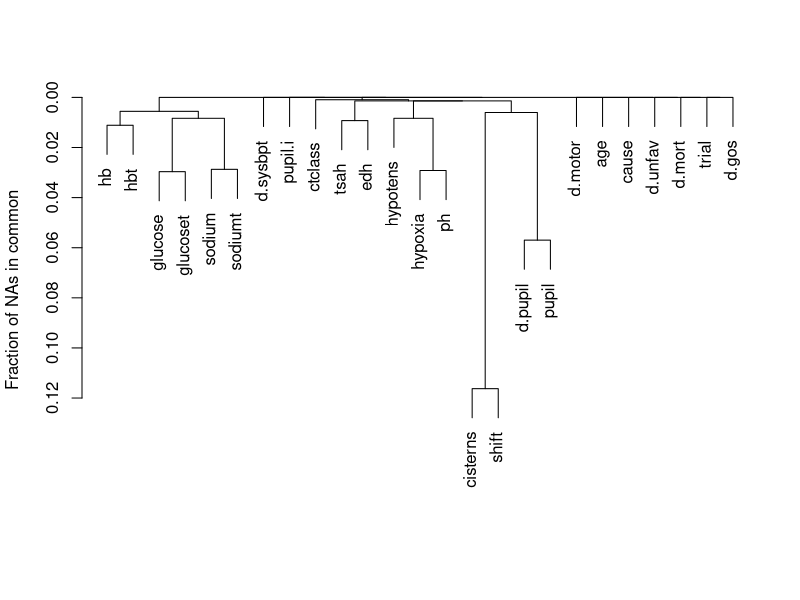
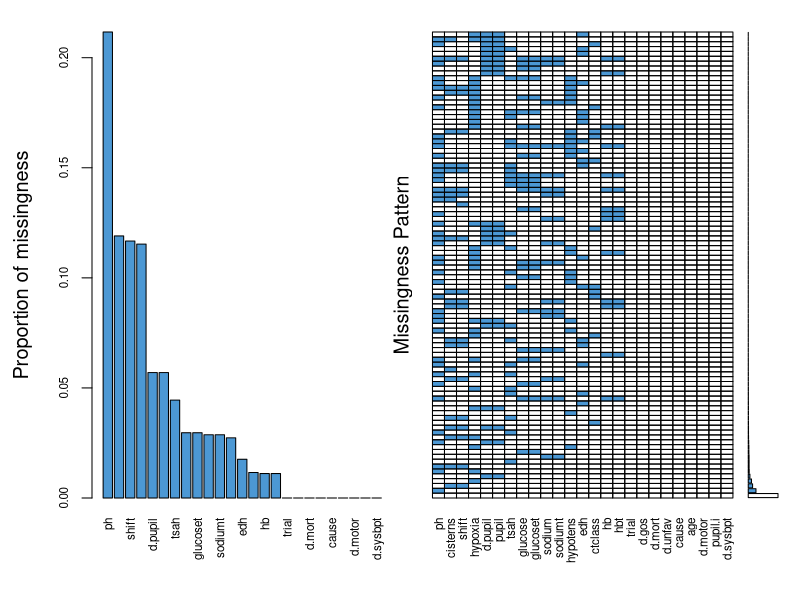
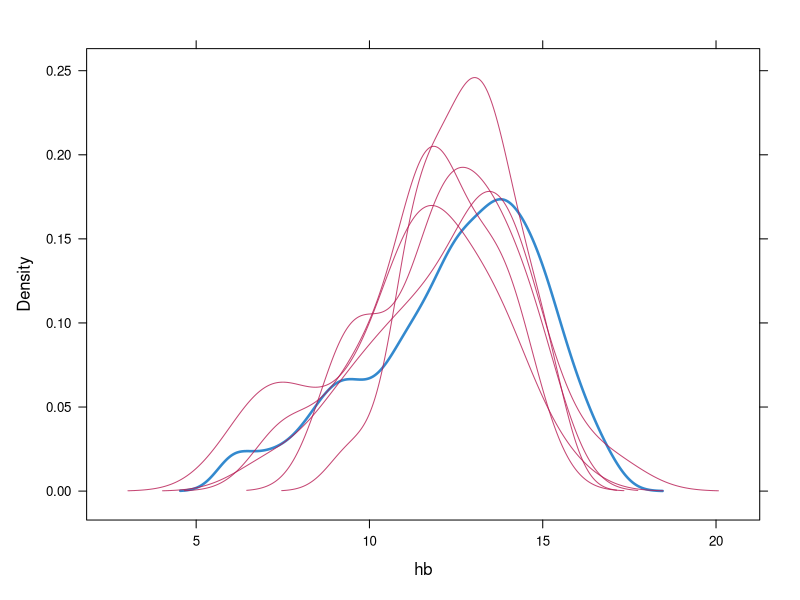
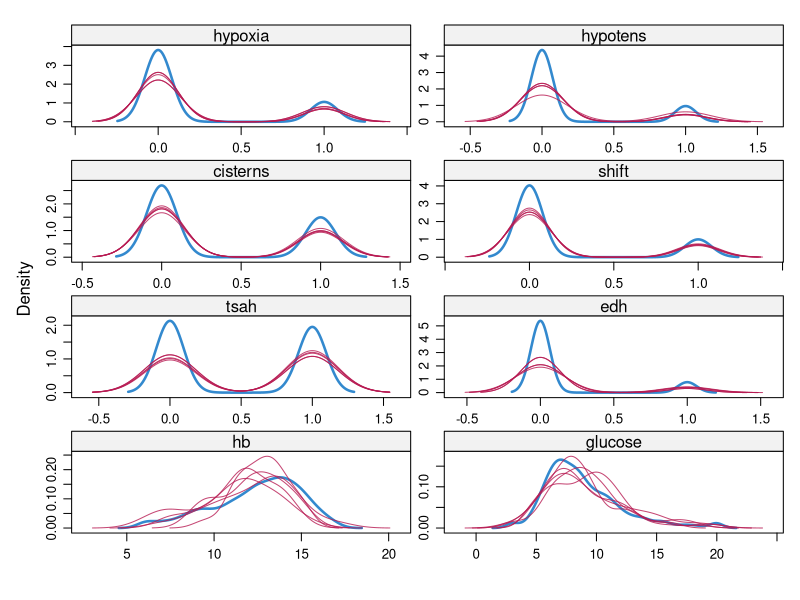

These figures' R source, in order: (Note: this script raises an error after producing the figures.)
#################################################################
## Example taken from http://www.clinicalpredictionmodels.org/ ##
#################################################################

library(rms)
library(Hmisc)
library(mice)
library(foreign)
library(VIM)


setwd("C:/Users/Baldi/didattica Padova/Master ML/slides/data")
TBI <- read.spss('TBI.sav',use.value.labels=F,to.data.frame=T)
describe(TBI)
TBI$pupil	<- ifelse(TBI$d.pupil==9,NA,TBI$d.pupil)

## Missing value analysis
par(mfrow=c(1,1))

na.patterns <- naclus(TBI)
plot(na.patterns, ylab="Fraction of NAs in common")

aggr = aggr(TBI, col=mdc(1), numbers=TRUE, sortVars=TRUE, labels=names(TBI), cex.axis=.7, gap=2, ylab=c("Proportion of missingness","Missingness Pattern"),combined=F)

# Motor in 5 categories: 1/2; 3; 4; 5/6; 9/NA
TBI$motor	<- ifelse(is.na(TBI$d.motor),9,TBI$d.motor)
TBI$motor1	<- ifelse(TBI$motor==1,1,0)
TBI$motor2	<- ifelse(TBI$motor==2,1,0)
TBI$motor3      <- ifelse(TBI$motor==3,1,0)
TBI$motor4  	<- ifelse(TBI$motor==4,1,0)
TBI$motor56	<- ifelse(TBI$motor==5 | TBI$motor==6,1,0)
TBI$motor9	<- ifelse(TBI$motor==9,1,0)
TBI$motorG	<- ifelse(TBI$motor1==1,5,
                     ifelse(TBI$motor2==1,4,
                            ifelse(TBI$motor3==1,3,
                                   ifelse(TBI$motor4==1,2,
                                          ifelse(TBI$motor56==1,1,
                                                 ifelse(TBI$motor9==1,9,NA))))))
TBI$motorG	<- as.factor(TBI$motorG)


# levels(TBI$motorG)	<- c("5/6", "4", "3", "2", "1", "9")

# mort and unfav outcome
TBI$mort    <- ifelse(TBI$d.gos==1,1,ifelse(TBI$d.gos==6,NA,0))
TBI$deadveg <- ifelse(TBI$d.gos<3,1,ifelse(TBI$d.gos==6,NA,0))
TBI$unfav   <- ifelse(TBI$d.gos<4,1,ifelse(TBI$d.gos==6,NA,0))
TBI$good    <- ifelse(TBI$d.gos<5,1,ifelse(TBI$d.gos==6,NA,0))

TBI$ctclass2  <- ifelse(TBI$ctclass==2,1,0)
TBI$ctclass1  <- ifelse(TBI$ctclass==1,1,0)
TBI$ctclass34 <- ifelse(TBI$ctclass==3 | TBI$ctclass==4,1,0)
TBI$ctclass56 <- ifelse(TBI$ctclass==5 | TBI$ctclass==6,1,0)
TBI$ctclassr4 <- ifelse(TBI$ctclass1==1,2,
                        ifelse(TBI$ctclass2==1,1,
                               ifelse(TBI$ctclass34==1,3,
                                      ifelse(TBI$ctclass56==1,4,NA))))

TBI$ctclassr4	<- as.factor(TBI$ctclassr4)
TBI$ctclassr3   <- ifelse(TBI$ctclass1==1 | TBI$ctclass2==1,1,
                          ifelse(TBI$ctclass34==1,2,
                                 ifelse(TBI$ctclass56==1,3,NA)))
TBI$ctclassr4	<- as.factor(TBI$ctclassr4)
TBI$ctclassr3	<- as.factor(TBI$ctclassr3)

TBI1	<- TBI[,Cs(trial, age, hypoxia, hypotens, cisterns, shift,
                tsah, edh, pupil, motorG, ctclassr3,
                d.sysbpt,hbt,glucoset, unfav, mort	)]
TBI1$trial<-as.numeric(TBI1$trial)
TBI1$trial<-as.factor(TBI1$trial)
TBI1$pupil<-as.factor(TBI1$pupil)

names(TBI1) <- Cs(trial, age, hypoxia, hypotens, cisterns, shift,
                  tsah, edh, pupil, motor, ctclass,
                  d.sysbp,hb,glucose, unfav, mort	)
label(TBI1$unfav) <- "GOS6 unfav"


TBI1$Age30  <- ifelse(TBI1$age<30,1,0)
TBI1$cisterns <- ifelse(TBI1$cisterns>1,1,0)
TBI1$pupil<-as.factor(TBI1$pupil)

dd <- datadist(TBI1)
options(datadist="dd")

describe(TBI1)

##########################

## Correlation matrix
mat=matrix(0,nrow=dim(TBI1)[2]-3,ncol=dim(TBI1)[2]-3,dimnames=list(names(TBI1)[1:14],names(TBI1)[1:14]))
for (i in 2:14) {
    for (j in 1:14) {
mat[1,j]= round(spearman2(TBI1[,1],TBI1[,j])[1],2)
mat[i,j]=round(spearman(TBI1[,i],TBI1[,j])[1],2)
                          }
}

#### Imputation
### define the matrix pmat for mice   predictorMatrix  A value of '1' means that the column variable is used as a predictor for the target variable (in the rows). The diagonal of 'predictorMatrix' must be zero. In our matrix we don't want 'trial', 'age', 'motor', 'unfav' and 'mort' to be imputed.

dim(TBI1)
TBI1  <- TBI1[, -17]
names(TBI1)

p<-16
pmat  <- matrix(rep(1,p*p),nrow=p,ncol=p,dimnames=list(names(TBI1),names(TBI1)))
diag(pmat)  <- rep(0,p)
pmat[,c(1:2, 10, 15:16)]  <- 0
pmat[ c(1:2, 10, 15:16),] <- 0

## defines data to be used and the imputation method for each column, seed =1
gm <- mice(TBI1, m=5,maxit=5,
           imputationMethod =c("logreg","pmm","logreg","logreg", "logreg","logreg",
                               "logreg","logreg","polyreg","polyreg","polyreg","pmm",
                               "pmm", "pmm","logreg","logreg"),
           predictorMatrix = pmat, seed=1)
gm

## Some diagnostics
densityplot(x=gm,data= ~ hb)
densityplot(x=gm,layout=c(2,4))

## Adjusted analyses
## MI, n  = 2159

a=with(gm,lrm(unfav ~ trial + age
              + hypoxia + hypotens+tsah + pupil+motor +ctclass))
summary(a)
pool(a)

fit.mult.impute(unfav ~ trial + age + hypoxia + hypotens+tsah + pupil+motor +ctclass , lrm, xtrans = gm, data = TBI1)

## pupils original, imputation for other covars, n=2036
TBI2  <- TBI1[!is.na(TBI1$pupil),]
dim(TBI2) # n=2036
fit.mult.impute(unfav ~ trial + age + motor+ pupil +
                    hypoxia + hypotens + ctclass + tsah, lrm, xtrans = gm, data = TBI2)

# MICE SI, n  = 2159
lrm(unfav ~  age + motor +pupil + hypoxia + hypotens + ctclass + tsah, data = complete(gm,1))

gm1=complete(gm,action=1)
